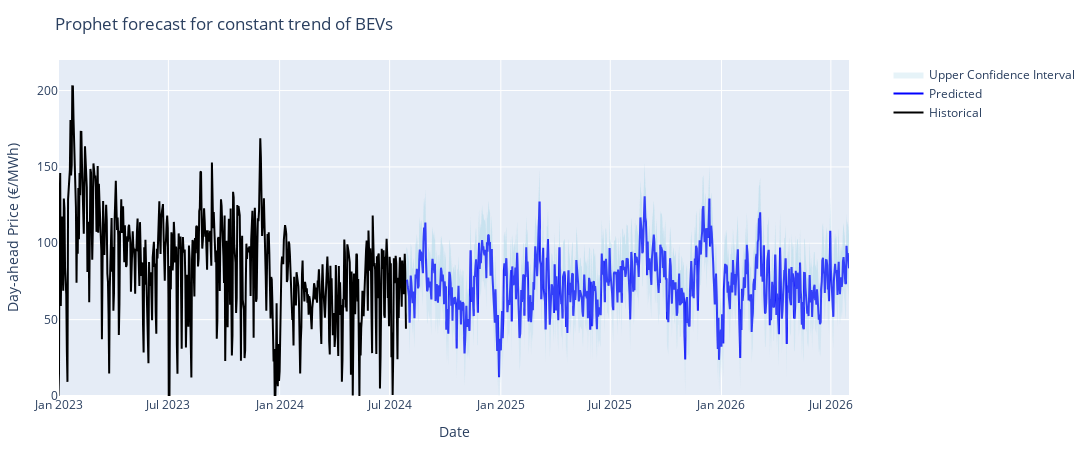

Here is the notebook cell this chart was saved with:
### Code cell
import pandas as pd
from prophet import Prophet
from prophet.serialize import model_from_json
import json
import plotly.graph_objs as go
import plotly.io as pio

# Load your saved Prophet model from JSON
with open('/Users/skyfano/Documents/Masterarbeit/Prediction_of_energy_prices/predictions/Prophet/prophet_model.json', 'r') as fin:
    model = model_from_json(fin.read())

# Load the data with covariates
df = pd.read_csv(f'../final_df_{CHANGE}.csv')

# Ensure the 'Date' column is in datetime format
df['Date'] = pd.to_datetime(df['Date'])

# Filter the data to include one year before the forecast start date
forecast_start_date = '2024-06-28'
one_year_earlier = pd.to_datetime(forecast_start_date) - pd.DateOffset(years=2)
historical_data = df[(df['Date'] >= one_year_earlier) &
                     (df['Date'] <= forecast_start_date)]

# Filter the data to only include rows after June 2024 for the actual forecasting
future_data = df[df['Date'] > '2024-07-28']

# Ensure the 'ds' and 'y' columns are set up for Prophet
future_data = future_data.rename(
    columns={'Date': 'ds', 'Day_ahead_price (€/MWh)': 'y'})

# Use future_data without the target 'y' for forecasting
future_covariates = future_data.drop(columns=['y'])

# Make future predictions using the loaded model
forecast = model.predict(future_covariates)

# Plot the forecasted results
# Historical data for the past year
trace_historical = go.Scatter(
    x=df['Date'],
    y=df['Day_ahead_price (€/MWh)'],
    mode='lines',
    name='Historical',
    line=dict(color='black')
)

# Forecasted results
trace_predicted = go.Scatter(
    x=forecast['ds'],
    y=forecast['yhat'],
    mode='lines',
    name='Predicted',
    line=dict(color='blue')
)

trace_upper = go.Scatter(
    x=forecast['ds'],
    y=forecast['yhat_upper'],
    mode='lines',
    name='Upper Confidence Interval',
    line=dict(color='lightblue', width=0),
    fill='tonexty',
    fillcolor='rgba(173,216,230,0.3)'
)

trace_lower = go.Scatter(
    x=forecast['ds'],
    y=forecast['yhat_lower'],
    mode='lines',
    name='Lower Confidence Interval',
    line=dict(color='lightblue', width=0),
    showlegend=False,
    fill='tonexty',
    fillcolor='rgba(173,216,230,0.3)'
)

# Create the figure and add the traces
fig = go.Figure()
fig.add_trace(trace_historical)
fig.add_trace(trace_predicted)
fig.add_trace(trace_upper)
fig.add_trace(trace_lower)

# Customize the layout
fig.update_layout(
    title=f'Prophet forecast for {CHANGE} trend of BEVs',
    xaxis_title='Date',
    yaxis_title='Day-ahead Price (€/MWh)',
    xaxis=dict(
        # Set x-axis to start at January 1, 2023
        range=['2023-01-01', forecast['ds'].max()]
    ),
    yaxis=dict(
        range=[0, 220]  # Set y-axis range with a cutoff slightly above 200
    ),
    legend=dict(x=1.05, y=1),
    margin=dict(t=60, b=20, l=20, r=20),  # Increase top margin (t) to 60
    width=1200,
    height=450
)


# Show the plot
pio.show(fig)

### Figure 1 — Plotly figure (JSON) as saved in the notebook; plotly's stock layout.template omitted (floating-point values rounded to 4 significant figures; data arrays with more than 128 entries replaced by an {"elided": "..."} marker saying what was removed)
{"data": [{"line": {"color": "black"}, "mode": "lines", "name": "Historical", "type": "scatter", "x": {"elided": "5319 str values"}, "y": {"elided": "5319 float values"}}, {"line": {"color": "blue"}, "mode": "lines", "name": "Predicted", "type": "scatter", "x": {"elided": "733 str values"}, "y": {"elided": "733 float values"}}, {"fill": "tonexty", "fillcolor": "rgba(173,216,230,0.3)", "line": {"color": "lightblue", "width": 0}, "mode": "lines", "name": "Upper Confidence Interval", "type": "scatter", "x": {"elided": "733 str values"}, "y": {"elided": "733 float values"}}, {"fill": "tonexty", "fillcolor": "rgba(173,216,230,0.3)", "line": {"color": "lightblue", "width": 0}, "mode": "lines", "name": "Lower Confidence Interval", "showlegend": false, "type": "scatter", "x": {"elided": "733 str values"}, "y": {"elided": "733 float values"}}], "layout": {"height": 450, "legend": {"x": 1.05, "y": 1}, "margin": {"b": 20, "l": 20, "r": 20, "t": 60}, "title": {"text": "Prophet forecast for constant trend of BEVs"}, "width": 1200, "xaxis": {"range": ["2023-01-01", "2026-07-31T00:00:00"], "title": {"text": "Date"}}, "yaxis": {"range": [0, 220], "title": {"text": "Day-ahead Price (€/MWh)"}}}}
